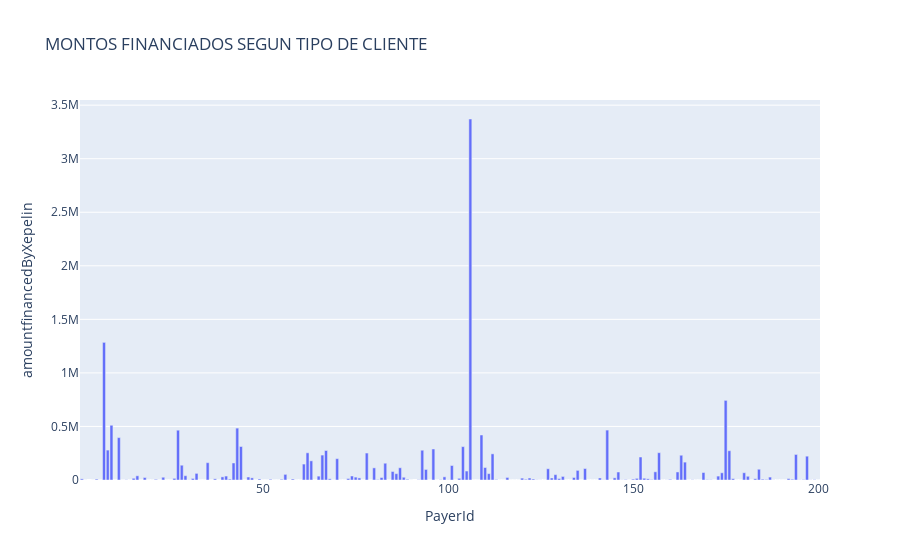

Source (notebook cell):
### Markdown cell above
Debido a que la inversion varia es diferente el consolidado de informacion de financiamiento que estoy generando en la plataforma encontrando unos meses minimos o nulos y unos con mayor exito

### Code cell
# Total financiado por cliente
client = df.groupby('PayerId')['amountfinancedByXepelin'].sum().reset_index()
fig = px.bar(client, x = 'PayerId', y = 'amountfinancedByXepelin',title="MONTOS FINANCIADOS SEGUN TIPO DE CLIENTE")
fig.show()

### Figure 1 — Plotly figure (JSON) as saved in the notebook; plotly's stock layout.template omitted (floating-point values rounded to 4 significant figures; data arrays with more than 128 entries replaced by an {"elided": "..."} marker saying what was removed)
{"data": [{"alignmentgroup": "True", "hovertemplate": "PayerId=%{x}<br>amountfinancedByXepelin=%{y}<extra></extra>", "legendgroup": "", "marker": {"color": "#636efa", "pattern": {"shape": ""}}, "name": "", "offsetgroup": "", "orientation": "v", "showlegend": false, "textposition": "auto", "type": "bar", "x": {"elided": "198 int values"}, "xaxis": "x", "y": {"elided": "198 float values"}, "yaxis": "y"}], "layout": {"barmode": "relative", "legend": {"tracegroupgap": 0}, "title": {"text": "MONTOS FINANCIADOS SEGUN TIPO DE CLIENTE"}, "xaxis": {"anchor": "y", "domain": [0, 1], "title": {"text": "PayerId"}}, "yaxis": {"anchor": "x", "domain": [0, 1], "title": {"text": "amountfinancedByXepelin"}}}}
